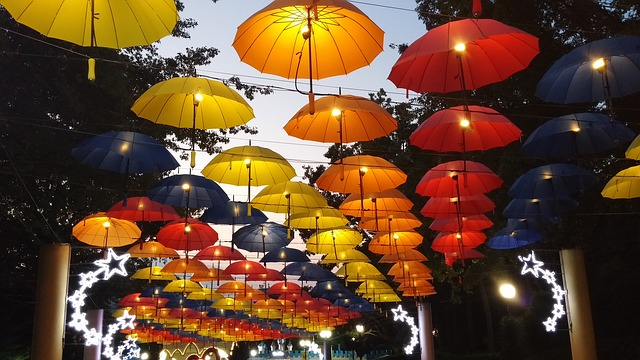
%> input picture exercise1/umbrellas.jpg, 640 x 360 px
$ octave exercise1_assignment2d.m   (GNU Octave 9; MATLAB toolbox functions it lacks are replaced by stand-ins)
%> lines starting %> are read from the running program, lines starting %| are printed output that depends on the picture
I = double(imread('umbrellas.jpg'));
P = I(:);
figure(1); clf;
bins = 10;
H = hist(P, bins);
%> H = [285741 128621 45186 27396 25423 34102 33137 31064 37672 42858]
subplot(1, 3, 1); bar(H, 'b');
bins = 20;
H = hist(P, bins);
%> H = 20 values, max 189810 at index 2, min 11919 at index 9, mean 34560
subplot(1, 3, 2); bar(H, 'b');
bins = 40;
H = hist(P, bins);
%> H = 40 values, max 108297 at index 3, min 5930 at index 17, mean 17280
subplot(1, 3, 3); bar(H, 'b');
%> after `bar(H, 'b')`:
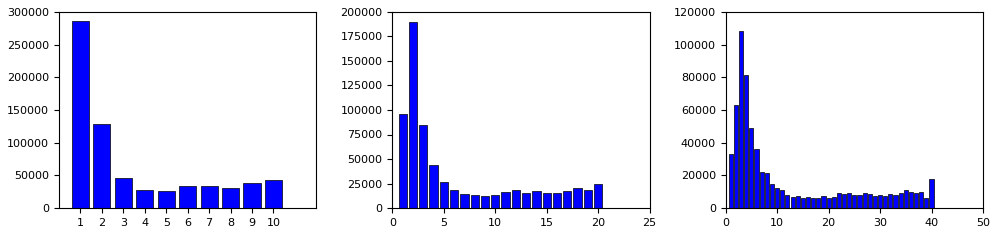
%> figure redrawn from the program's plot data, 3 panels; panel 1: tallest bar 285741 high, from x = 0.6 to 1.4; panel 2: tallest bar 189810 high, from x = 1.6 to 2.4; panel 3: tallest bar 108297 high, from x = 2.6 to 3.4

$ run again, with exercise1/bird.jpg copied over exercise1/umbrellas.jpg
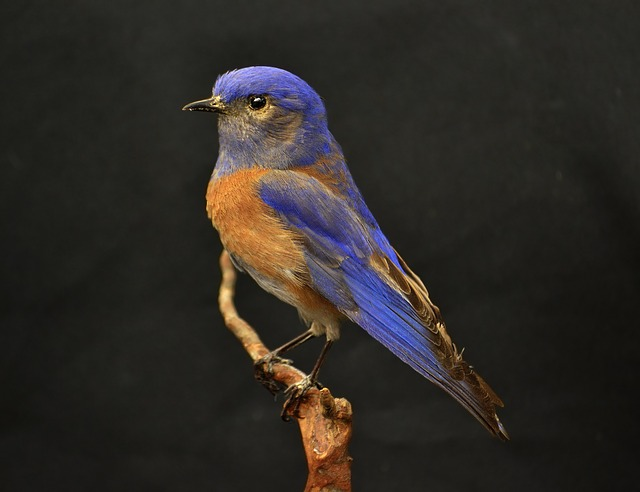
%> input picture exercise1/bird.jpg, 640 x 492 px
%> `H = hist(P, bins);`: H = [176251 639918 30891 35176 25847 16538 9076 6627 3321 995]
%> `H = hist(P, bins);`: H = 20 values, max 494088 at index 3, min 306 at index 20, mean 47232
%> `H = hist(P, bins);`: H = 40 values, max 264476 at index 6, min 135 at index 39, mean 23616
%> `bar(H, 'b')`:
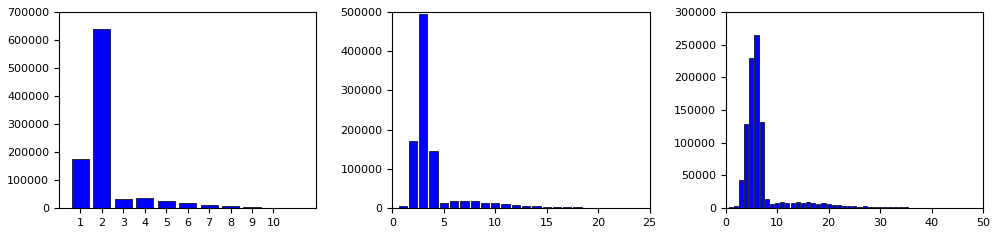
%> figure redrawn from the program's plot data, 3 panels; panel 1: tallest bar 639918 high, from x = 1.6 to 2.4; panel 2: tallest bar 494088 high, from x = 2.6 to 3.4; panel 3: tallest bar 264476 high, from x = 5.6 to 6.4
